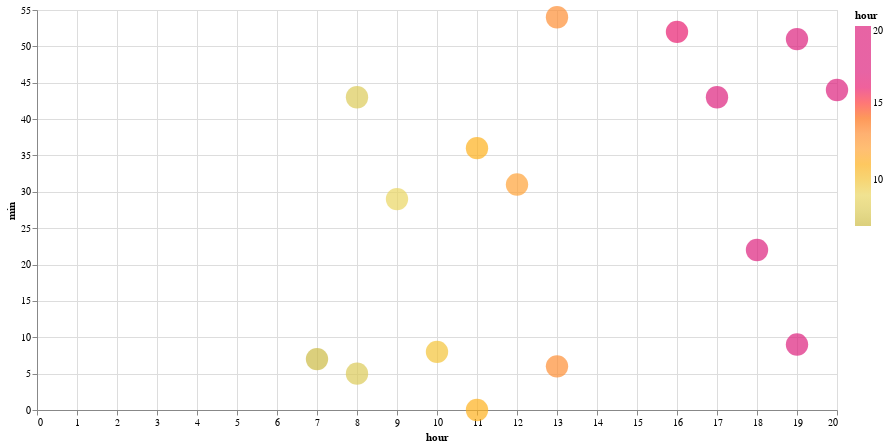

Notebook code for this chart:
### Code cell
test2 = compare_approaches(
    stop_id="2307469",
    organization_name="City of Visalia",
    route_id="2042",
    stop_sequence=27,
)

### Figure 1 — Vega-Lite specification as saved in the notebook (floating-point values rounded to 4 significant figures)
{"config": {"view": {"continuousWidth": 300, "continuousHeight": 300}}, "data": {"name": "data-38801c93c632608e8755ec8041a8b3d8"}, "mark": {"type": "circle", "size": 500}, "encoding": {"color": {"field": "hour", "scale": {"range": ["#ccbb44", "#e9d868", "#fcb40e", "#ff9c42", "#fc5c04", "#dd217d", "#dd217d", "#dd217d"]}, "type": "quantitative"}, "tooltip": [{"field": "hour", "type": "quantitative"}, {"field": "min", "type": "quantitative"}, {"field": "actual_arrival_lag_min", "type": "quantitative"}], "x": {"field": "hour", "type": "quantitative"}, "y": {"field": "min", "type": "quantitative"}}, "height": 400, "width": 800, "$schema": "https://vega.github.io/schema/vega-lite/v5.17.0.json", "datasets": {"data-38801c93c632608e8755ec8041a8b3d8": [{"stop_id": "2307469", "stop_sequence": 27, "scheduled_arrival_sec": 25980.0, "schedule_gtfs_dataset_key": "3bda4652977200408690059ef2ec4b4d", "trip_instance_key": "ebd2acc23ee7fe30c9a6bb15d74fd95e", "rt_arrival_sec": 25636, "route_id": "2042", "shape_array_key": "60da59c7000ea5dcb5f845d8fa227f14", "route_long_name": "Route 9", "direction_id": 1.0, "organization_name": "City of Visalia", "caltrans_district": "06 - Fresno", "service_date": "2024-05-22T00:00:00", "route_type": "Bus", "feed_key": "0e89d1fd3bd2a09bbbd0d4f79ea5663b", "converted_schd_arrival2": "2024-05-22T07:13:00", "converted_rt_arrival": "2024-05-22T07:07:16", "converted_schd_arrival": "2024-05-22T07:13:00", "delay_min": -5.733, "actual_arrival_lag_min": null, "scheduled_arrival_lag_min": null, "hour": 7, "min": 7}, {"stop_id": "2307469", "stop_sequence": 27, "scheduled_arrival_sec": 28680.0, "schedule_gtfs_dataset_key": "3bda4652977200408690059ef2ec4b4d", "trip_instance_key": "1abb49372a11e2a3364b53db406c84d0", "rt_arrival_sec": 29137, "route_id": "2042", "shape_array_key": "60da59c7000ea5dcb5f845d8fa227f14", "route_long_name": "Route 9", "direction_id": 1.0, "organization_name": "City of Visalia", "caltrans_district": "06 - Fresno", "service_date": "2024-05-22T00:00:00", "route_type": "Bus", "feed_key": "0e89d1fd3bd2a09bbbd0d4f79ea5663b", "converted_schd_arrival2": "2024-05-22T07:58:00", "converted_rt_arrival": "2024-05-22T08:05:37", "converted_schd_arrival": "2024-05-22T07:58:00", "delay_min": 7.617, "actual_arrival_lag_min": 58.35, "scheduled_arrival_lag_min": 45.0, "hour": 8, "min": 5}, {"stop_id": "2307469", "stop_sequence": 27, "scheduled_arrival_sec": 31380.0, "schedule_gtfs_dataset_key": "3bda4652977200408690059ef2ec4b4d", "trip_instance_key": "1a298c458762106bce40d869d7785a88", "rt_arrival_sec": 31396, "route_id": "2042", "shape_array_key": "60da59c7000ea5dcb5f845d8fa227f14", "route_long_name": "Route 9", "direction_id": 1.0, "organization_name": "City of Visalia", "caltrans_district": "06 - Fresno", "service_date": "2024-05-22T00:00:00", "route_type": "Bus", "feed_key": "0e89d1fd3bd2a09bbbd0d4f79ea5663b", "converted_schd_arrival2": "2024-05-22T08:43:00", "converted_rt_arrival": "2024-05-22T08:43:16", "converted_schd_arrival": "2024-05-22T08:43:00", "delay_min": 0.2667, "actual_arrival_lag_min": 37.65, "scheduled_arrival_lag_min": 45.0, "hour": 8, "min": 43}, {"stop_id": "2307469", "stop_sequence": 27, "scheduled_arrival_sec": 34080.0, "schedule_gtfs_dataset_key": "3bda4652977200408690059ef2ec4b4d", "trip_instance_key": "3542873b27c0a9dda855cdc3ce155c81", "rt_arrival_sec": 34144, "route_id": "2042", "shape_array_key": "60da59c7000ea5dcb5f845d8fa227f14", "route_long_name": "Route 9", "direction_id": 1.0, "organization_name": "City of Visalia", "caltrans_district": "06 - Fresno", "service_date": "2024-05-22T00:00:00", "route_type": "Bus", "feed_key": "0e89d1fd3bd2a09bbbd0d4f79ea5663b", "converted_schd_arrival2": "2024-05-22T09:28:00", "converted_rt_arrival": "2024-05-22T09:29:04", "converted_schd_arrival": "2024-05-22T09:28:00", "delay_min": 1.067, "actual_arrival_lag_min": 45.8, "scheduled_arrival_lag_min": 45.0, "hour": 9, "min": 29}, {"stop_id": "2307469", "stop_sequence": 27, "scheduled_arrival_sec": 36780.0, "schedule_gtfs_dataset_key": "3bda4652977200408690059ef2ec4b4d", "trip_instance_key": "13f983d49594de2625b1d316f2267be0", "rt_arrival_sec": 36534, "route_id": "2042", "shape_array_key": "60da59c7000ea5dcb5f845d8fa227f14", "route_long_name": "Route 9", "direction_id": 1.0, "organization_name": "City of Visalia", "caltrans_district": "06 - Fresno", "service_date": "2024-05-22T00:00:00", "route_type": "Bus", "feed_key": "0e89d1fd3bd2a09bbbd0d4f79ea5663b", "converted_schd_arrival2": "2024-05-22T10:13:00", "converted_rt_arrival": "2024-05-22T10:08:54", "converted_schd_arrival": "2024-05-22T10:13:00", "delay_min": -4.1, "actual_arrival_lag_min": 39.83, "scheduled_arrival_lag_min": 45.0, "hour": 10, "min": 8}, {"stop_id": "2307469", "stop_sequence": 27, "scheduled_arrival_sec": 39480.0, "schedule_gtfs_dataset_key": "3bda4652977200408690059ef2ec4b4d", "trip_instance_key": "cb80d560ca4f16c4d6a6d1e14ae483c8", "rt_arrival_sec": 39606, "route_id": "2042", "shape_array_key": "60da59c7000ea5dcb5f845d8fa227f14", "route_long_name": "Route 9", "direction_id": 1.0, "organization_name": "City of Visalia", "caltrans_district": "06 - Fresno", "service_date": "2024-05-22T00:00:00", "route_type": "Bus", "feed_key": "0e89d1fd3bd2a09bbbd0d4f79ea5663b", "converted_schd_arrival2": "2024-05-22T10:58:00", "converted_rt_arrival": "2024-05-22T11:00:06", "converted_schd_arrival": "2024-05-22T10:58:00", "delay_min": 2.1, "actual_arrival_lag_min": 51.2, "scheduled_arrival_lag_min": 45.0, "hour": 11, "min": 0}, {"stop_id": "2307469", "stop_sequence": 27, "scheduled_arrival_sec": 42180.0, "schedule_gtfs_dataset_key": "3bda4652977200408690059ef2ec4b4d", "trip_instance_key": "bedab96f09bdbe43ff8ab84078b368fe", "rt_arrival_sec": 41795, "route_id": "2042", "shape_array_key": "60da59c7000ea5dcb5f845d8fa227f14", "route_long_name": "Route 9", "direction_id": 1.0, "organization_name": "City of Visalia", "caltrans_district": "06 - Fresno", "service_date": "2024-05-22T00:00:00", "route_type": "Bus", "feed_key": "0e89d1fd3bd2a09bbbd0d4f79ea5663b", "converted_schd_arrival2": "2024-05-22T11:43:00", "converted_rt_arrival": "2024-05-22T11:36:35", "converted_schd_arrival": "2024-05-22T11:43:00", "delay_min": -6.417, "actual_arrival_lag_min": 36.48, "scheduled_arrival_lag_min": 45.0, "hour": 11, "min": 36}, {"stop_id": "2307469", "stop_sequence": 27, "scheduled_arrival_sec": 44880.0, "schedule_gtfs_dataset_key": "3bda4652977200408690059ef2ec4b4d", "trip_instance_key": "bdcf2753cb4418bb13f461899d3a91ac", "rt_arrival_sec": 45072, "route_id": "2042", "shape_array_key": "60da59c7000ea5dcb5f845d8fa227f14", "route_long_name": "Route 9", "direction_id": 1.0, "organization_name": "City of Visalia", "caltrans_district": "06 - Fresno", "service_date": "2024-05-22T00:00:00", "route_type": "Bus", "feed_key": "0e89d1fd3bd2a09bbbd0d4f79ea5663b", "converted_schd_arrival2": "2024-05-22T12:28:00", "converted_rt_arrival": "2024-05-22T12:31:12", "converted_schd_arrival": "2024-05-22T12:28:00", "delay_min": 3.2, "actual_arrival_lag_min": 54.62, "scheduled_arrival_lag_min": 45.0, "hour": 12, "min": 31}, {"stop_id": "2307469", "stop_sequence": 27, "scheduled_arrival_sec": 47580.0, "schedule_gtfs_dataset_key": "3bda4652977200408690059ef2ec4b4d", "trip_instance_key": "f8557763ec11e4c7f0c23d5586e2a2fa", "rt_arrival_sec": 47216, "route_id": "2042", "shape_array_key": "60da59c7000ea5dcb5f845d8fa227f14", "route_long_name": "Route 9", "direction_id": 1.0, "organization_name": "City of Visalia", "caltrans_district": "06 - Fresno", "service_date": "2024-05-22T00:00:00", "route_type": "Bus", "feed_key": "0e89d1fd3bd2a09bbbd0d4f79ea5663b", "converted_schd_arrival2": "2024-05-22T13:13:00", "converted_rt_arrival": "2024-05-22T13:06:56", "converted_schd_arrival": "2024-05-22T13:13:00", "delay_min": -6.067, "actual_arrival_lag_min": 35.73, "scheduled_arrival_lag_min": 45.0, "hour": 13, "min": 6}, {"stop_id": "2307469", "stop_sequence": 27, "scheduled_arrival_sec": 50280.0, "schedule_gtfs_dataset_key": "3bda4652977200408690059ef2ec4b4d", "trip_instance_key": "9fbc41afc158ec85be2e3f303d195754", "rt_arrival_sec": 50079, "route_id": "2042", "shape_array_key": "60da59c7000ea5dcb5f845d8fa227f14", "route_long_name": "Route 9", "direction_id": 1.0, "organization_name": "City of Visalia", "caltrans_district": "06 - Fresno", "service_date": "2024-05-22T00:00:00", "route_type": "Bus", "feed_key": "0e89d1fd3bd2a09bbbd0d4f79ea5663b", "converted_schd_arrival2": "2024-05-22T13:58:00", "converted_rt_arrival": "2024-05-22T13:54:39", "converted_schd_arrival": "2024-05-22T13:58:00", "delay_min": -3.35, "actual_arrival_lag_min": 47.72, "scheduled_arrival_lag_min": 45.0, "hour": 13, "min": 54}, {"stop_id": "2307469", "stop_sequence": 27, "scheduled_arrival_sec": 61080.0, "schedule_gtfs_dataset_key": "3bda4652977200408690059ef2ec4b4d", "trip_instance_key": "979966c89e38bfa273dcb098b549c9be", "rt_arrival_sec": 60737, "route_id": "2042", "shape_array_key": "60da59c7000ea5dcb5f845d8fa227f14", "route_long_name": "Route 9", "direction_id": 1.0, "organization_name": "City of Visalia", "caltrans_district": "06 - Fresno", "service_date": "2024-05-22T00:00:00", "route_type": "Bus", "feed_key": "0e89d1fd3bd2a09bbbd0d4f79ea5663b", "converted_schd_arrival2": "2024-05-22T16:58:00", "converted_rt_arrival": "2024-05-22T16:52:17", "converted_schd_arrival": "2024-05-22T16:58:00", "delay_min": -5.717, "actual_arrival_lag_min": 177.6, "scheduled_arrival_lag_min": 180.0, "hour": 16, "min": 52}, {"stop_id": "2307469", "stop_sequence": 27, "scheduled_arrival_sec": 58380.0, "schedule_gtfs_dataset_key": "3bda4652977200408690059ef2ec4b4d", "trip_instance_key": "4456eb17a98578a2c4f001425b9d1f54", "rt_arrival_sec": 63794, "route_id": "2042", "shape_array_key": "60da59c7000ea5dcb5f845d8fa227f14", "route_long_name": "Route 9", "direction_id": 1.0, "organization_name": "City of Visalia", "caltrans_district": "06 - Fresno", "service_date": "2024-05-22T00:00:00", "route_type": "Bus", "feed_key": "0e89d1fd3bd2a09bbbd0d4f79ea5663b", "converted_schd_arrival2": "2024-05-22T16:13:00", "converted_rt_arrival": "2024-05-22T17:43:14", "converted_schd_arrival": "2024-05-22T16:13:00", "delay_min": 90.23, "actual_arrival_lag_min": 50.95, "scheduled_arrival_lag_min": -45.0, "hour": 17, "min": 43}, {"stop_id": "2307469", "stop_sequence": 27, "scheduled_arrival_sec": 66480.0, "schedule_gtfs_dataset_key": "3bda4652977200408690059ef2ec4b4d", "trip_instance_key": "0734579d64eee41b749075395b7aaa22", "rt_arrival_sec": 66137, "route_id": "2042", "shape_array_key": "60da59c7000ea5dcb5f845d8fa227f14", "route_long_name": "Route 9", "direction_id": 1.0, "organization_name": "City of Visalia", "caltrans_district": "06 - Fresno", "service_date": "2024-05-22T00:00:00", "route_type": "Bus", "feed_key": "0e89d1fd3bd2a09bbbd0d4f79ea5663b", "converted_schd_arrival2": "2024-05-22T18:28:00", "converted_rt_arrival": "2024-05-22T18:22:17", "converted_schd_arrival": "2024-05-22T18:28:00", "delay_min": -5.717, "actual_arrival_lag_min": 39.05, "scheduled_arrival_lag_min": 135.0, "hour": 18, "min": 22}, {"stop_id": "2307469", "stop_sequence": 27, "scheduled_arrival_sec": 63780.0, "schedule_gtfs_dataset_key": "3bda4652977200408690059ef2ec4b4d", "trip_instance_key": "bca6d918edf555f4b6898bc03d73919b", "rt_arrival_sec": 68971, "route_id": "2042", "shape_array_key": "60da59c7000ea5dcb5f845d8fa227f14", "route_long_name": "Route 9", "direction_id": 1.0, "organization_name": "City of Visalia", "caltrans_district": "06 - Fresno", "service_date": "2024-05-22T00:00:00", "route_type": "Bus", "feed_key": "0e89d1fd3bd2a09bbbd0d4f79ea5663b", "converted_schd_arrival2": "2024-05-22T17:43:00", "converted_rt_arrival": "2024-05-22T19:09:31", "converted_schd_arrival": "2024-05-22T17:43:00", "delay_min": 86.52, "actual_arrival_lag_min": 47.23, "scheduled_arrival_lag_min": -45.0, "hour": 19, "min": 9}, {"stop_id": "2307469", "stop_sequence": 27, "scheduled_arrival_sec": 71880.0, "schedule_gtfs_dataset_key": "3bda4652977200408690059ef2ec4b4d", "trip_instance_key": "a2c29e9e5b56d105d120614bc30b5f7a", "rt_arrival_sec": 71482, "route_id": "2042", "shape_array_key": "60da59c7000ea5dcb5f845d8fa227f14", "route_long_name": "Route 9", "direction_id": 1.0, "organization_name": "City of Visalia", "caltrans_district": "06 - Fresno", "service_date": "2024-05-22T00:00:00", "route_type": "Bus", "feed_key": "0e89d1fd3bd2a09bbbd0d4f79ea5663b", "converted_schd_arrival2": "2024-05-22T19:58:00", "converted_rt_arrival": "2024-05-22T19:51:22", "converted_schd_arrival": "2024-05-22T19:58:00", "delay_min": -6.633, "actual_arrival_lag_min": 41.85, "scheduled_arrival_lag_min": 135.0, "hour": 19, "min": 51}, {"stop_id": "2307469", "stop_sequence": 27, "scheduled_arrival_sec": 69180.0, "schedule_gtfs_dataset_key": "3bda4652977200408690059ef2ec4b4d", "trip_instance_key": "09d1a1b116a574792481498bd6e6ded7", "rt_arrival_sec": 74667, "route_id": "2042", "shape_array_key": "60da59c7000ea5dcb5f845d8fa227f14", "route_long_name": "Route 9", "direction_id": 1.0, "organization_name": "City of Visalia", "caltrans_district": "06 - Fresno", "service_date": "2024-05-22T00:00:00", "route_type": "Bus", "feed_key": "0e89d1fd3bd2a09bbbd0d4f79ea5663b", "converted_schd_arrival2": "2024-05-22T19:13:00", "converted_rt_arrival": "2024-05-22T20:44:27", "converted_schd_arrival": "2024-05-22T19:13:00", "delay_min": 91.45, "actual_arrival_lag_min": 53.08, "scheduled_arrival_lag_min": -45.0, "hour": 20, "min": 44}]}}
